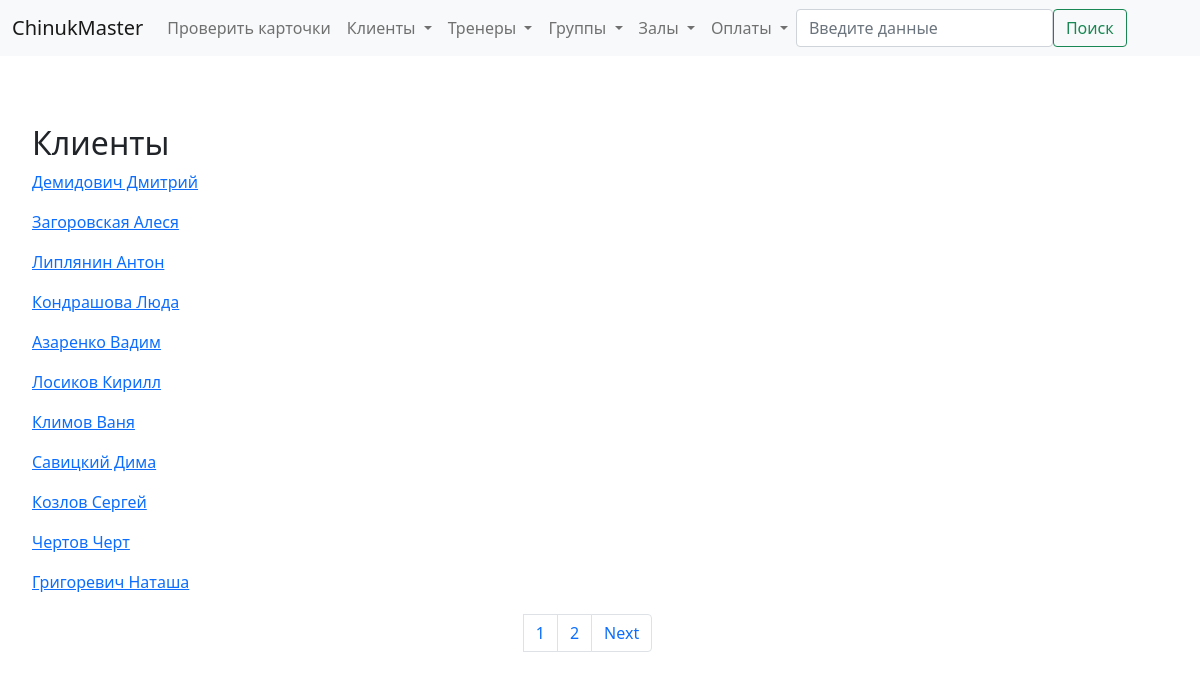
/show/clients, run on an earlier commit of the app's database.
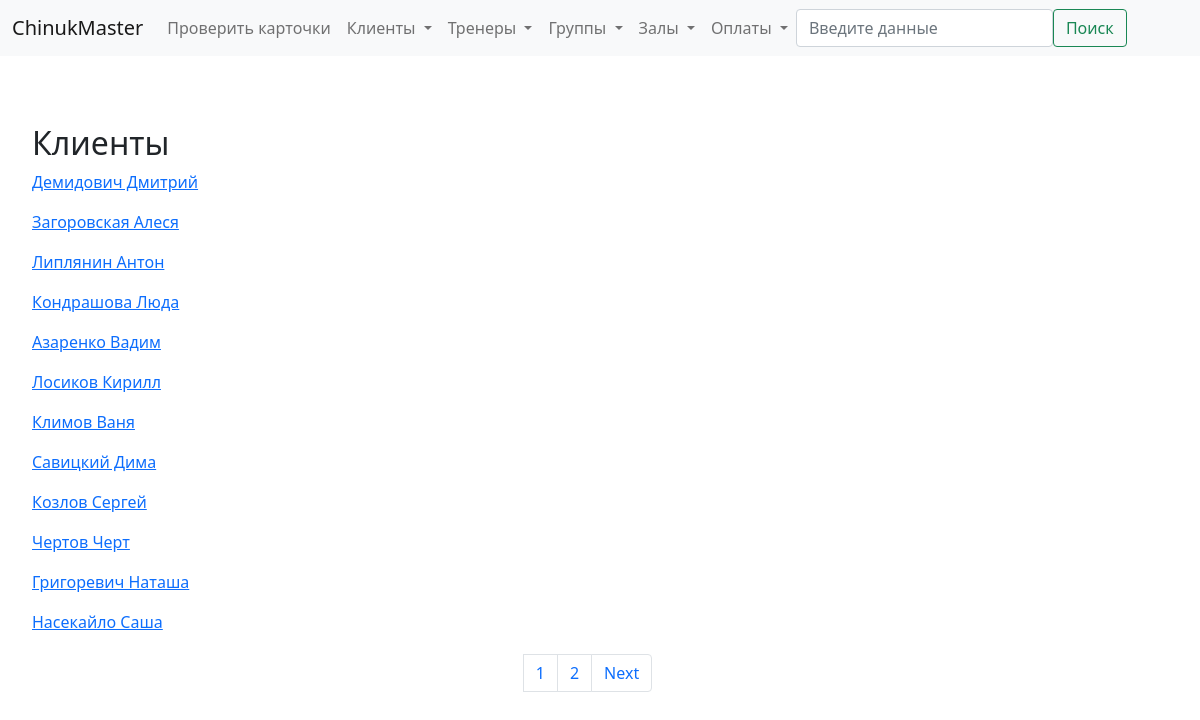
And on a later commit of the database.
### billing/models.py (models this page shows)
class Client(models.Model):
    member_card = models.CharField(verbose_name='Членская карта', max_length=4, blank=True, null=True)
    name = models.CharField(verbose_name='ФИО', max_length=50, blank=True, null=True)
    tel_number = models.CharField(verbose_name='Номер телефона', max_length=20, blank=True, null=True)
    info = models.TextField(verbose_name='Дополнительная информация', null=True, blank=True)
    training_type_choices = [
        ('I', 'Индивидуал'),
        ('G', 'В группе'),
        ('B', 'Смешанный'),
    ]
    cl_type = models.CharField(verbose_name='Тип клиента', max_length=1, choices=training_type_choices, default='G')
    treners = models.ManyToManyField(Trener, verbose_name='Тренер', blank=True)
    groups = models.ManyToManyField(Group, verbose_name='Группа', blank=True)
    def __str__(self):
        return self.name
    class Meta:
        verbose_name = 'Клиент'
        verbose_name_plural = 'Клиенты'

### billing/views.py (the view)
# urls.py: path('show/<slug:obj>', views.show_objects, name='show_objects'),
def show_objects(request, obj):
    obj_values = {
        'treners' : Trener,
        'clients' : Client,
        'groups'  : Group,
        'payments': Payment,
        'addresses': Address,
    }
    inst = obj_values[obj].objects.all()
    paginator = Paginator(inst, 10)
    page_number = request.GET.get('page')
    page_obj = paginator.get_page(page_number)
    return render(request, f'billing/show/{obj}.html', {
        f'{obj}' : inst,
        'page_obj' : page_obj,
    })

### billing/templatetags/filters.py (called while the page is built)
@register.filter(name='times')
def times(value):
    return range(1, value+1)

### ChinukMaster/templates/billing/show/clients.html (shortened to what this page needs)
{% extends 'billing/base.html' %}
{% block content %}
    <div class="div-clients content">
        <h2>Клиенты</h2>
        {% for client in clients %}
            <a href="{% url 'detail_object' obj='client' id=client.id %}"><p>{{client}}</p></a>
        {% endfor %}
{% endblock %}

What changed in the data, as far as the page shows it:
added Client: name "Насекайло Саша"
